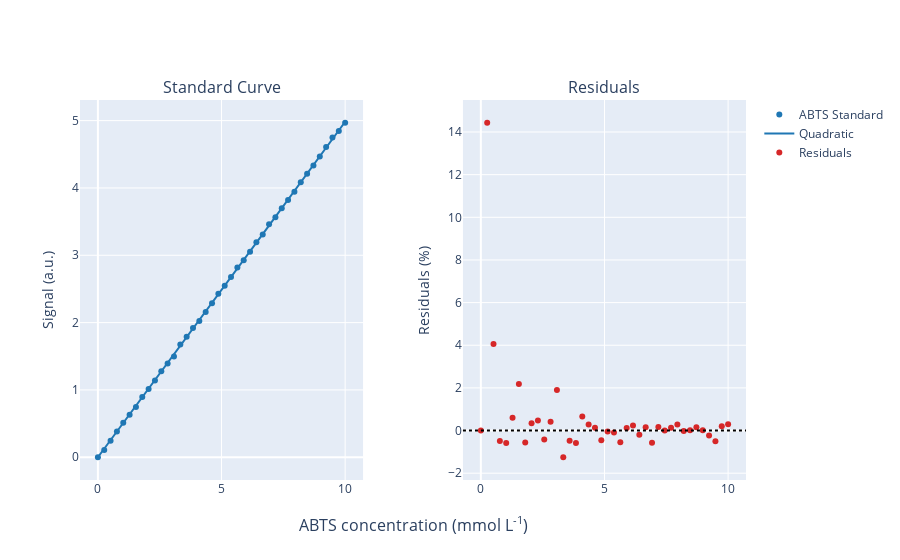

Notebook code cell kept with this figure:
### Code cell
standard.visualize()

### Figure 1 — Plotly figure (JSON) as saved in the notebook; plotly's stock layout.template omitted (floating-point values rounded to 4 significant figures; data arrays with more than 128 entries replaced by an {"elided": "..."} marker saying what was removed)
{"data": [{"hoverinfo": "skip", "marker": {"color": "#1f77b4"}, "mode": "markers", "name": "ABTS Standard", "type": "scatter", "visible": true, "x": [0, 0.2564, 0.5128, 0.7692, 1.026, 1.282, 1.538, 1.795, 2.051, 2.308, 2.564, 2.821, 3.077, 3.333, 3.59, 3.846, 4.103, 4.359, 4.615, 4.872, 5.128, 5.385, 5.641, 5.897, 6.154, 6.41, 6.667, 6.923, 7.179, 7.436, 7.692, 7.949, 8.205, 8.462, 8.718, 8.974, 9.231, 9.487, 9.744, 10], "xaxis": "x", "y": [0, 0.1086, 0.2436, 0.3828, 0.511, 0.6312, 0.7456, 0.8944, 1.013, 1.138, 1.277, 1.393, 1.497, 1.674, 1.79, 1.92, 2.023, 2.158, 2.289, 2.43, 2.548, 2.677, 2.818, 2.927, 3.051, 3.193, 3.31, 3.463, 3.565, 3.699, 3.822, 3.944, 4.085, 4.212, 4.334, 4.468, 4.608, 4.75, 4.845, 4.968], "yaxis": "y"}, {"hoverinfo": "skip", "marker": {"color": "#1f77b4"}, "mode": "lines", "name": "Quadratic", "type": "scatter", "visible": true, "x": {"elided": "200 float values"}, "xaxis": "x", "y": {"elided": "200 float values"}, "yaxis": "y"}, {"hoverinfo": "skip", "marker": {"color": "#d62728"}, "mode": "markers", "name": "Residuals", "type": "scatter", "visible": true, "x": [0, 0.2564, 0.5128, 0.7692, 1.026, 1.282, 1.538, 1.795, 2.051, 2.308, 2.564, 2.821, 3.077, 3.333, 3.59, 3.846, 4.103, 4.359, 4.615, 4.872, 5.128, 5.385, 5.641, 5.897, 6.154, 6.41, 6.667, 6.923, 7.179, 7.436, 7.692, 7.949, 8.205, 8.462, 8.718, 8.974, 9.231, 9.487, 9.744, 10], "xaxis": "x2", "y": [0, 14.43, 4.059, -0.4914, -0.5894, 0.6032, 2.184, -0.5658, 0.3453, 0.4753, -0.4249, 0.4067, 1.904, -1.253, -0.4829, -0.5885, 0.6537, 0.2798, 0.1285, -0.4564, -0.04983, -0.0938, -0.5462, 0.1178, 0.2381, -0.1921, 0.1537, -0.5753, 0.1611, 0.0006497, 0.1341, 0.2794, -0.02329, 0.01083, 0.158, 0.01638, -0.2364, -0.5022, 0.1962, 0.2991], "yaxis": "y2"}], "layout": {"annotations": [{"font": {"size": 16}, "showarrow": false, "text": "Standard Curve", "x": 0.2125, "xanchor": "center", "xref": "paper", "y": 1, "yanchor": "bottom", "yref": "paper"}, {"font": {"size": 16}, "showarrow": false, "text": "Residuals", "x": 0.7875, "xanchor": "center", "xref": "paper", "y": 1, "yanchor": "bottom", "yref": "paper"}, {"font": {"size": 16}, "showarrow": false, "text": "ABTS concentration (mmol L<sup>-1</sup>)", "x": 0.5, "xanchor": "center", "xref": "paper", "y": 0, "yanchor": "top", "yref": "paper", "yshift": -30}], "shapes": [{"line": {"color": "#000000", "dash": "dot", "width": 2}, "type": "line", "x0": 0, "x1": 1, "xref": "x2 domain", "y0": 0, "y1": 0, "yref": "y2"}], "xaxis": {"anchor": "y", "domain": [0, 0.425]}, "xaxis2": {"anchor": "y2", "domain": [0.575, 1]}, "yaxis": {"anchor": "x", "domain": [0, 1], "title": {"text": "Signal (a.u.)"}}, "yaxis2": {"anchor": "x2", "domain": [0, 1], "title": {"text": "Residuals (%)"}}}}
